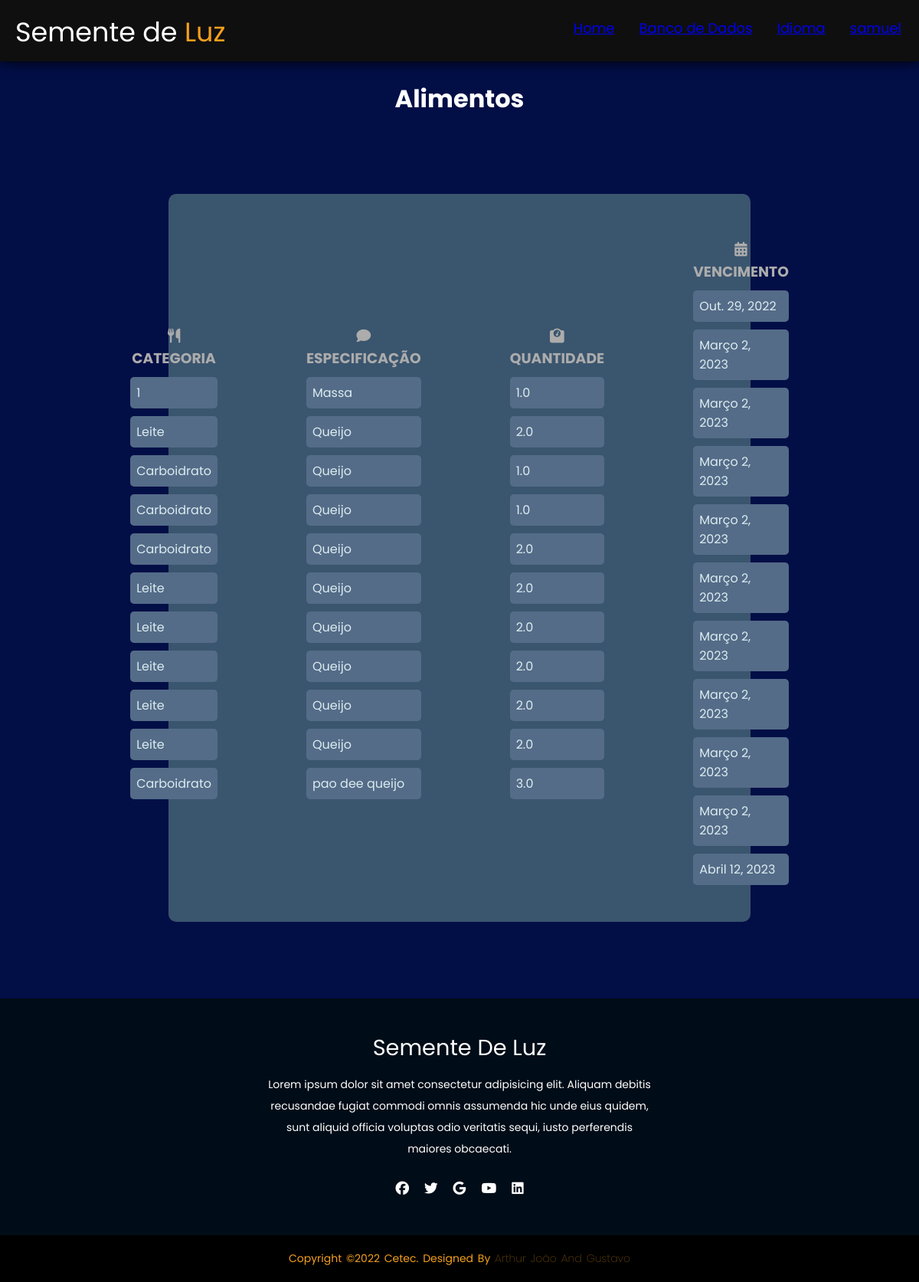
The app's page /estoque/vercomida/ (signed in), older data.
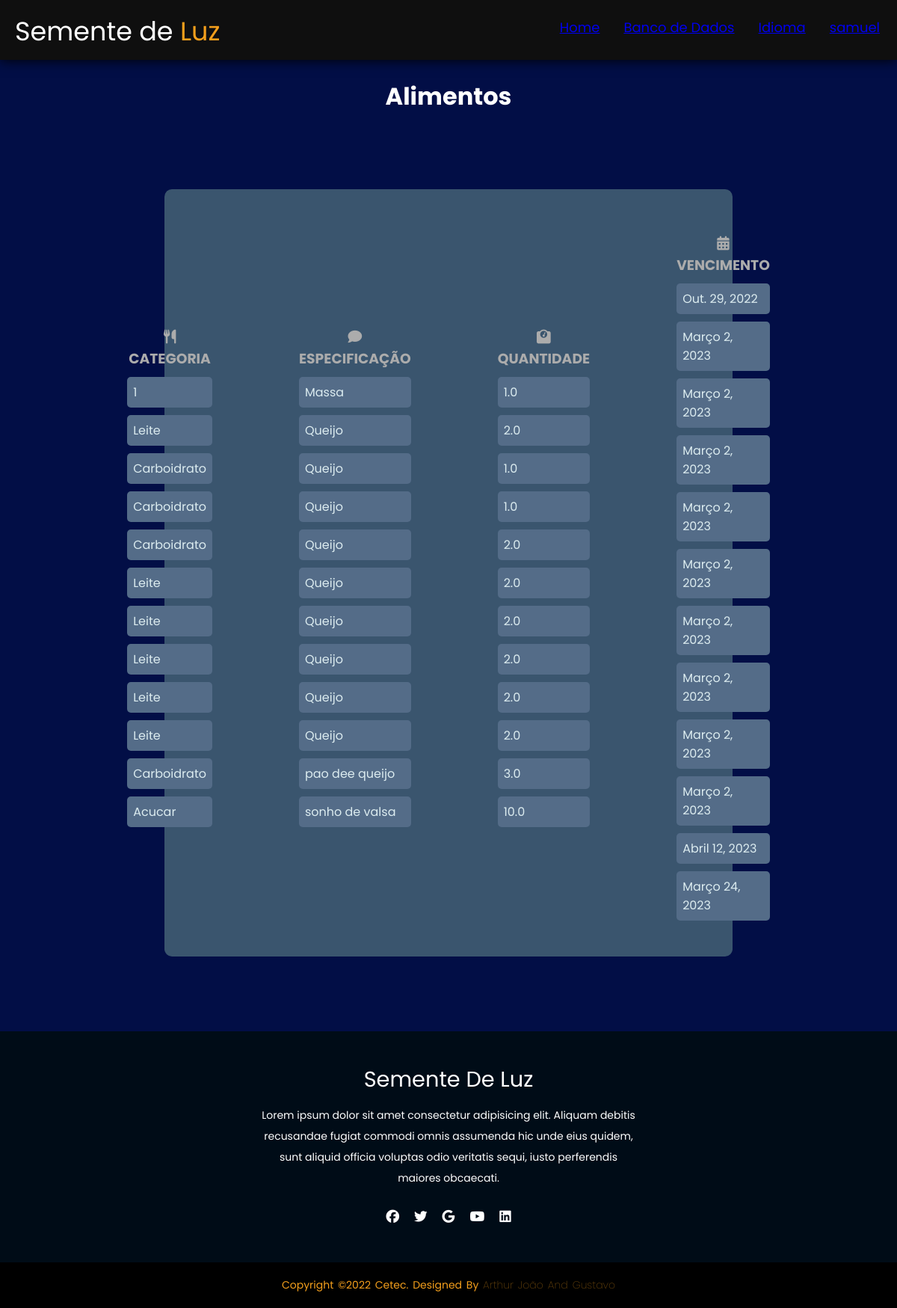
The same page, newer data.
### estoque/models.py (models this page shows, shortened)
class Alimento (models.Model):
    tipos = models.CharField (max_length=30, choices=ALIMENTO_CHOICES, null=True)
    descr = models.CharField (max_length=30, null=True)
    qntd = models.FloatField(null=True)
    vencimento = models.DateField(null=True)

### estoque/views.py (the view)
class VerAlimentoView(ListView):
    model= Alimento
    template_name = 'ver_comida.html'

### estoque/templates/ver_comida.html (shortened to what this page needs)
{% load static %}
<!DOCTYPE html>
<html lang="en">
<head>
    <link rel="stylesheet" type="text/css" href='{% static "/css/ver_estoque.css" %}'>
</head>
<body>
    <header>
        <div class="logo">
            Semente de <span>Luz</span></div>
            <ul>
                <li><a href="{%url 'home' %}">Home</li></a>
                <li><a href="/estoque/escolha">Banco de Dados</li></a>
                <li><a href="/estoque/language/"> Idioma</li></a>
                <li>
                    <a href="/estoque/perfil">{{request.user}}</a>
                </li>
            </ul>
    </header>
    <br>
    <h1>Alimentos</h1>
    <div class="card">
        <div class="card2">
            <div class="textfield">
                <h3><i class="fa-solid fa-utensils"></i> Categoria </h3>
                    {% for Alimento in object_list %}
                        <p class="text">{{Alimento.tipos}}</p>
                    {% endfor %}
            </div>
            </div>
            <div class="card2">
                <div class="textfield">
                    <h3><i class="fa-solid fa-comment"></i> Especificação </h3>
                    {% for Alimento in object_list %}
                        <p class="text">{{Alimento.descr}}</p>
                    {% endfor %}
                </div>
                </div>
                <div class="card2">
                    <div class="textfield">
                        <h3><i class="fa-solid fa-weight-scale"></i> Quantidade </h3>
                        {% for Alimento in object_list %}
                            <p class="text">{{Alimento.qntd}}</p>
                        {% endfor %}
                    </div>
                    </div>
                    <div class="card2">
                        <div class="textfield">
                            <h3><i class="fa-solid fa-calendar-days"></i> vencimento </h3>
                            {% for Alimento in object_list %}
                                <p class="text">{{Alimento.vencimento}}</p>
                            {% endfor %}
                        </div>
                        </div>
    </div>
    <footer>
        <div class="footer-content">
            <h3>Semente de Luz</h3>
            <p>Lorem ipsum dolor sit amet consectetur adipisicing elit. Aliquam debitis recusandae fugiat commodi omnis assumenda hic unde eius quidem, sunt aliquid officia voluptas odio veritatis sequi, iusto perferendis maiores obcaecati.</p>
            <ul class="socials">
                <li><a href="#"><i class="fa-brands fa-facebook"></i></a></li>
                <li><a href="#"><i class="fa-brands fa-twitter"></i></a></li>
                <li><a href="#"><i class="fa-brands fa-google"></i></a></li>
                <li><a href="#"><i class="fa-brands fa-youtube"></i></a></li>
                <li><a href="#"><i class="fa-brands fa-linkedin"></i></a></li>
            </ul>
        </div>
        <div class="footer-bottom">
            <p>copyright &copy;2022 Cetec. designed by <span>Arthur João and Gustavo</span></p>
        </div>
    </footer>
</body>
</html>

Row changes from the older to the newer data that the page shows:
added Alimento: tipos "Acucar", descr "sonho de valsa", qntd "10.0", vencimento "Março 24, 2023"
